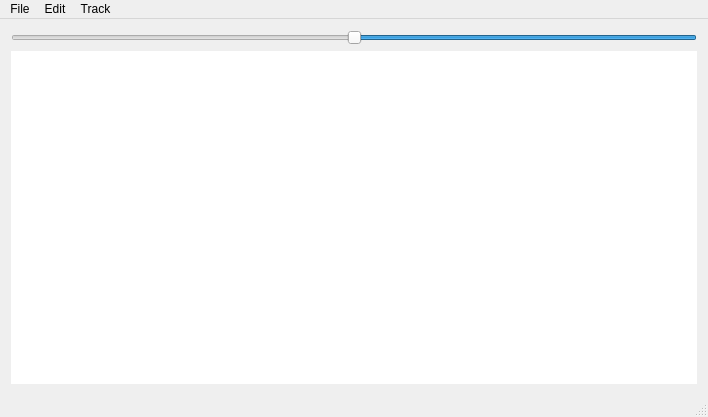
<?xml version="1.0" encoding="UTF-8"?>
<ui version="4.0">
 <class>MainWindow</class>
 <widget class="QMainWindow" name="MainWindow">
  <property name="geometry">
   <rect>
    <x>0</x>
    <y>0</y>
    <width>708</width>
    <height>417</height>
   </rect>
  </property>
  <property name="windowTitle">
   <string>MainWindow</string>
  </property>
  <widget class="QWidget" name="centralWidget">
   <layout class="QVBoxLayout" name="verticalLayout">
    <item>
     <layout class="QHBoxLayout" name="horizontalLayout_2"/>
    </item>
    <item>
     <widget class="QSlider" name="timeZoomSlider">
      <property name="minimum">
       <number>1</number>
      </property>
      <property name="maximum">
       <number>1000</number>
      </property>
      <property name="value">
       <number>500</number>
      </property>
      <property name="sliderPosition">
       <number>500</number>
      </property>
      <property name="orientation">
       <enum>Qt::Horizontal</enum>
      </property>
      <property name="invertedAppearance">
       <bool>true</bool>
      </property>
      <property name="invertedControls">
       <bool>false</bool>
      </property>
     </widget>
    </item>
    <item>
     <widget class="QGraphicsView" name="graphicsView">
      <property name="contextMenuPolicy">
       <enum>Qt::CustomContextMenu</enum>
      </property>
      <property name="autoFillBackground">
       <bool>false</bool>
      </property>
      <property name="frameShape">
       <enum>QFrame::NoFrame</enum>
      </property>
      <property name="frameShadow">
       <enum>QFrame::Plain</enum>
      </property>
      <property name="lineWidth">
       <number>0</number>
      </property>
      <property name="backgroundBrush">
       <brush brushstyle="SolidPattern">
        <color alpha="255">
         <red>63</red>
         <green>63</green>
         <blue>63</blue>
        </color>
       </brush>
      </property>
      <property name="sceneRect">
       <rectf>
        <x>0.000000000000000</x>
        <y>0.000000000000000</y>
        <width>0.000000000000000</width>
        <height>0.000000000000000</height>
       </rectf>
      </property>
      <property name="alignment">
       <set>Qt::AlignLeading|Qt::AlignLeft|Qt::AlignTop</set>
      </property>
     </widget>
    </item>
   </layout>
  </widget>
  <widget class="QMenuBar" name="menuBar">
   <property name="geometry">
    <rect>
     <x>0</x>
     <y>0</y>
     <width>708</width>
     <height>22</height>
    </rect>
   </property>
   <property name="defaultUp">
    <bool>false</bool>
   </property>
   <property name="nativeMenuBar">
    <bool>false</bool>
   </property>
   <widget class="QMenu" name="menuFile">
    <property name="title">
     <string>File</string>
    </property>
    <addaction name="actionNew"/>
    <addaction name="actionOpen"/>
    <addaction name="actionSave"/>
    <addaction name="actionSave_As"/>
    <addaction name="actionImport"/>
    <addaction name="actionExport"/>
    <addaction name="separator"/>
    <addaction name="quit"/>
   </widget>
   <widget class="QMenu" name="menuEdit">
    <property name="title">
     <string>Edit</string>
    </property>
    <addaction name="actionUndo"/>
    <addaction name="actionRedo"/>
    <addaction name="separator"/>
    <addaction name="actionCopy_Clip"/>
    <addaction name="actionPaste_Clip"/>
   </widget>
   <widget class="QMenu" name="menuTrack">
    <property name="title">
     <string>Track</string>
    </property>
    <addaction name="actionAdd_Track"/>
   </widget>
   <addaction name="menuFile"/>
   <addaction name="menuEdit"/>
   <addaction name="menuTrack"/>
  </widget>
  <widget class="QStatusBar" name="statusBar">
   <property name="font">
    <font>
     <pointsize>10</pointsize>
    </font>
   </property>
   <property name="contextMenuPolicy">
    <enum>Qt::NoContextMenu</enum>
   </property>
  </widget>
  <action name="actionNew">
   <property name="text">
    <string>New</string>
   </property>
   <property name="shortcut">
    <string>Ctrl+N</string>
   </property>
  </action>
  <action name="actionOpen">
   <property name="text">
    <string>Open...</string>
   </property>
   <property name="shortcut">
    <string>Ctrl+O</string>
   </property>
  </action>
  <action name="actionSave">
   <property name="text">
    <string>Save...</string>
   </property>
   <property name="shortcut">
    <string>Ctrl+S</string>
   </property>
  </action>
  <action name="actionSave_As">
   <property name="text">
    <string>Save As...</string>
   </property>
   <property name="shortcut">
    <string>Ctrl+Shift+S</string>
   </property>
  </action>
  <action name="actionExport">
   <property name="text">
    <string>Export...</string>
   </property>
   <property name="shortcut">
    <string>Ctrl+E</string>
   </property>
  </action>
  <action name="quit">
   <property name="text">
    <string>Quit</string>
   </property>
  </action>
  <action name="actionAdd_Track">
   <property name="text">
    <string>Add Track</string>
   </property>
   <property name="shortcut">
    <string>Ctrl+T</string>
   </property>
  </action>
  <action name="actionImport">
   <property name="text">
    <string>Import...</string>
   </property>
  </action>
  <action name="actionUndo">
   <property name="text">
    <string>Undo</string>
   </property>
  </action>
  <action name="actionRedo">
   <property name="text">
    <string>Redo</string>
   </property>
  </action>
  <action name="actionCopy_Clip">
   <property name="text">
    <string>Copy Clip</string>
   </property>
  </action>
  <action name="actionPaste_Clip">
   <property name="text">
    <string>Paste Clip</string>
   </property>
  </action>
 </widget>
 <layoutdefault spacing="6" margin="11"/>
 <resources/>
 <connections/>
</ui>
